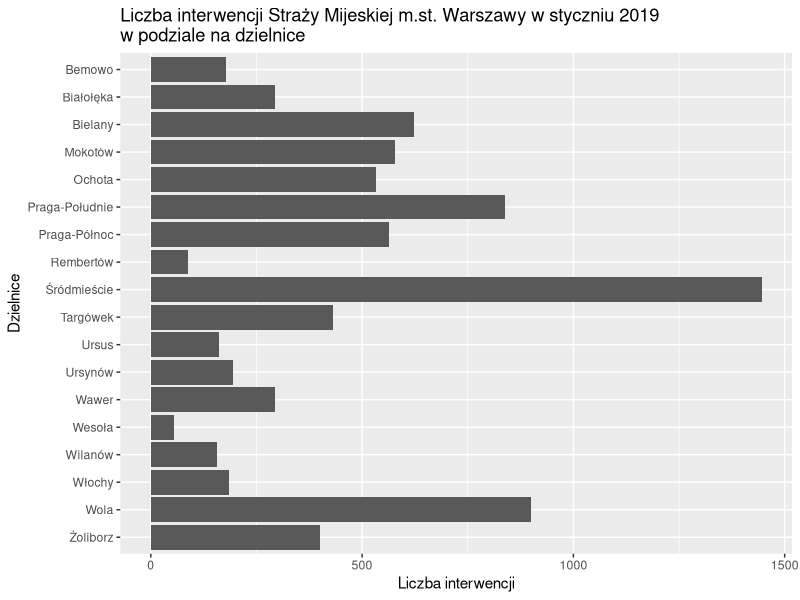
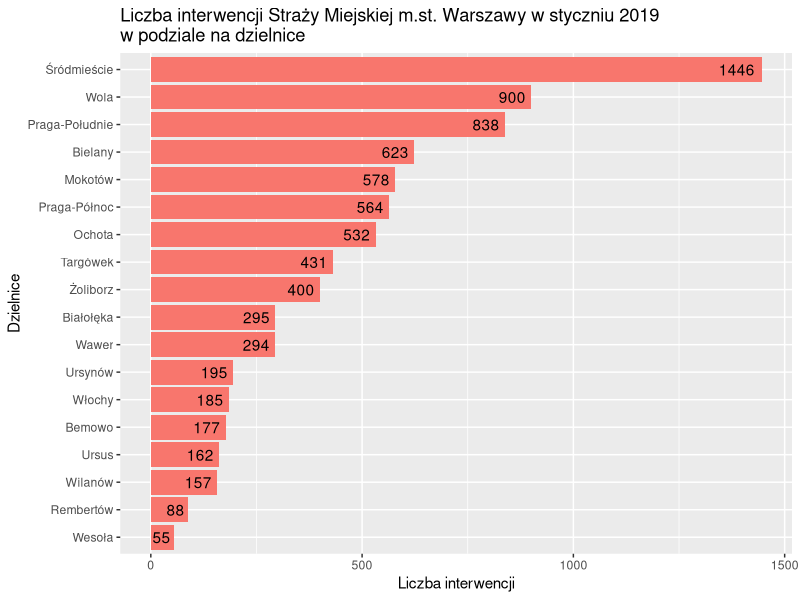

These figures' R source, in order:
## ---- chunk 1
library(ggplot2)
library(dplyr)
Dzielnice <- c('Bemowo', 'Białołęka', 'Bielany', 'Mokotów', 'Ochota', 'Praga-Południe', 'Praga-Północ', 'Rembertów', 'Śródmieście',  'Targówek', 'Ursus', 'Ursynów', 'Wawer', 'Wesoła', 'Wilanów', 'Włochy', 'Wola', 'Żoliborz')

LiczbaInterwencji <- c(177, 295, 623, 578, 532, 838, 564, 88, 1446, 431, 162, 195, 294, 55, 157, 185, 900, 400)
knitr::opts_chunk$set(echo = TRUE)
## ---- chunk 2
dane <- data.frame(Dzielnice, LiczbaInterwencji)
dane <- dane %>% mutate(Dzielnica = factor(Dzielnice,levels=rev(unique(Dzielnice))))

ggplot(data=dane, aes(x=Dzielnica, y=LiczbaInterwencji)) + 
  scale_x_discrete() +
  scale_y_continuous() + 
  geom_bar(stat='identity') + 
  ggtitle('Liczba interwencji Straży Mijeskiej m.st. Warszawy w styczniu 2019 \r\nw podziale na dzielnice') + 
  xlab('Dzielnice') +
  ylab('Liczba interwencji')  +
  coord_flip()
## ---- chunk 3

dane <- data.frame(Dzielnice, LiczbaInterwencji)

order.districts <- group_by(dane, Dzielnice) %>% 
  arrange(desc(LiczbaInterwencji)) %>% 
  pull((Dzielnice))

order.values <- group_by(dane, Dzielnice) %>% 
  arrange(desc(LiczbaInterwencji)) %>% 
  pull((LiczbaInterwencji))

dane <- dane %>% 
  mutate(Dzielnice = factor(order.districts, levels = rev(order.districts))) %>% 
  mutate(LiczbaInterwencji = order.values)

ggplot(data=dane, aes(x=Dzielnice, y=LiczbaInterwencji, fill = "FF####")) + 
  scale_x_discrete() +
  scale_y_continuous() +
  geom_bar(stat='identity') + 
  ggtitle('Liczba interwencji Straży Miejskiej m.st. Warszawy w styczniu 2019 \r\nw podziale na dzielnice') + 
  xlab('Dzielnice') +
  ylab('Liczba interwencji')  +
  coord_flip() + 
  geom_text(label = order.values, hjust = 1.2) +
  theme(legend.position = "none")
